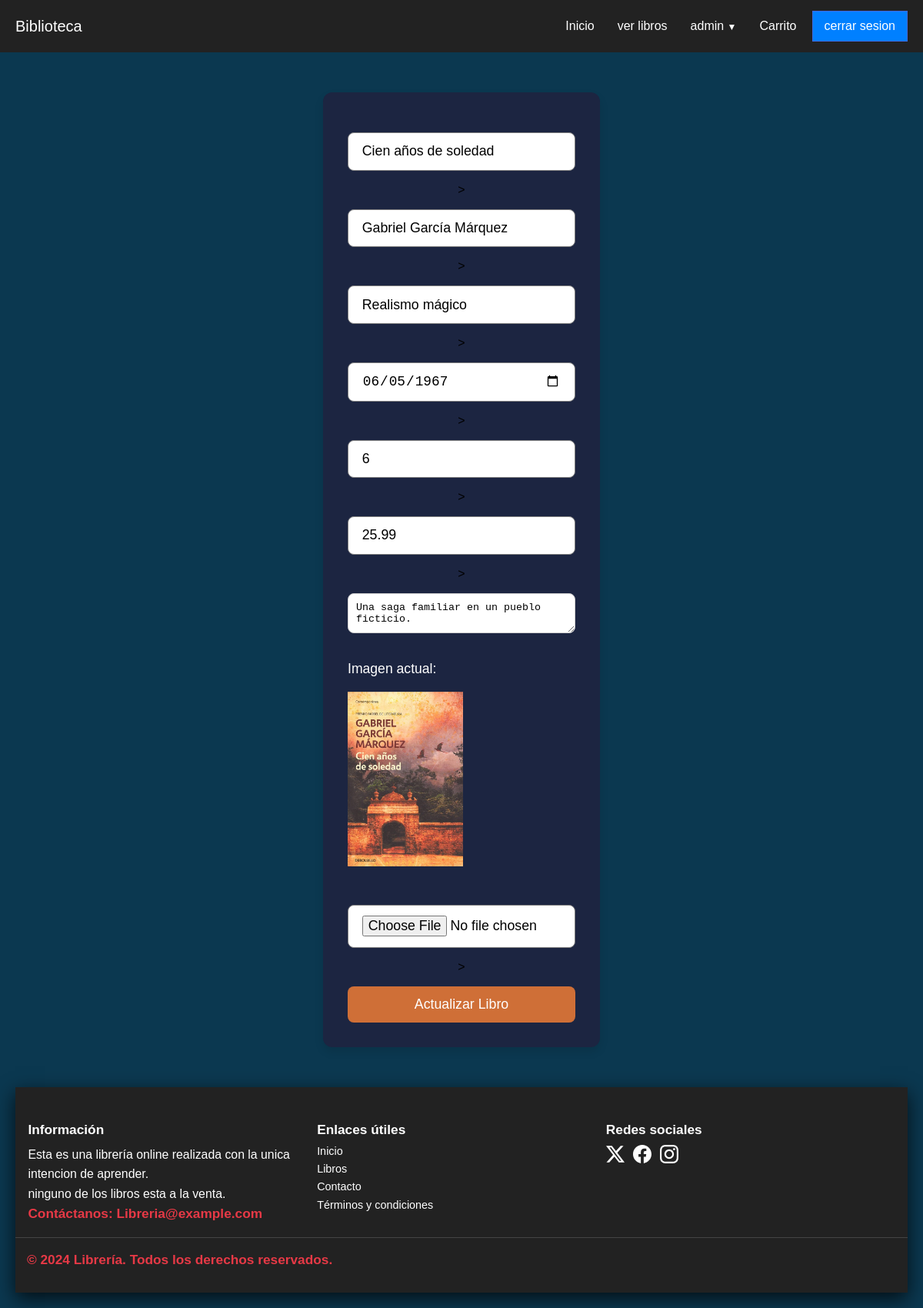
Page /editarlibro/2 (signed in) on the earlier database version.
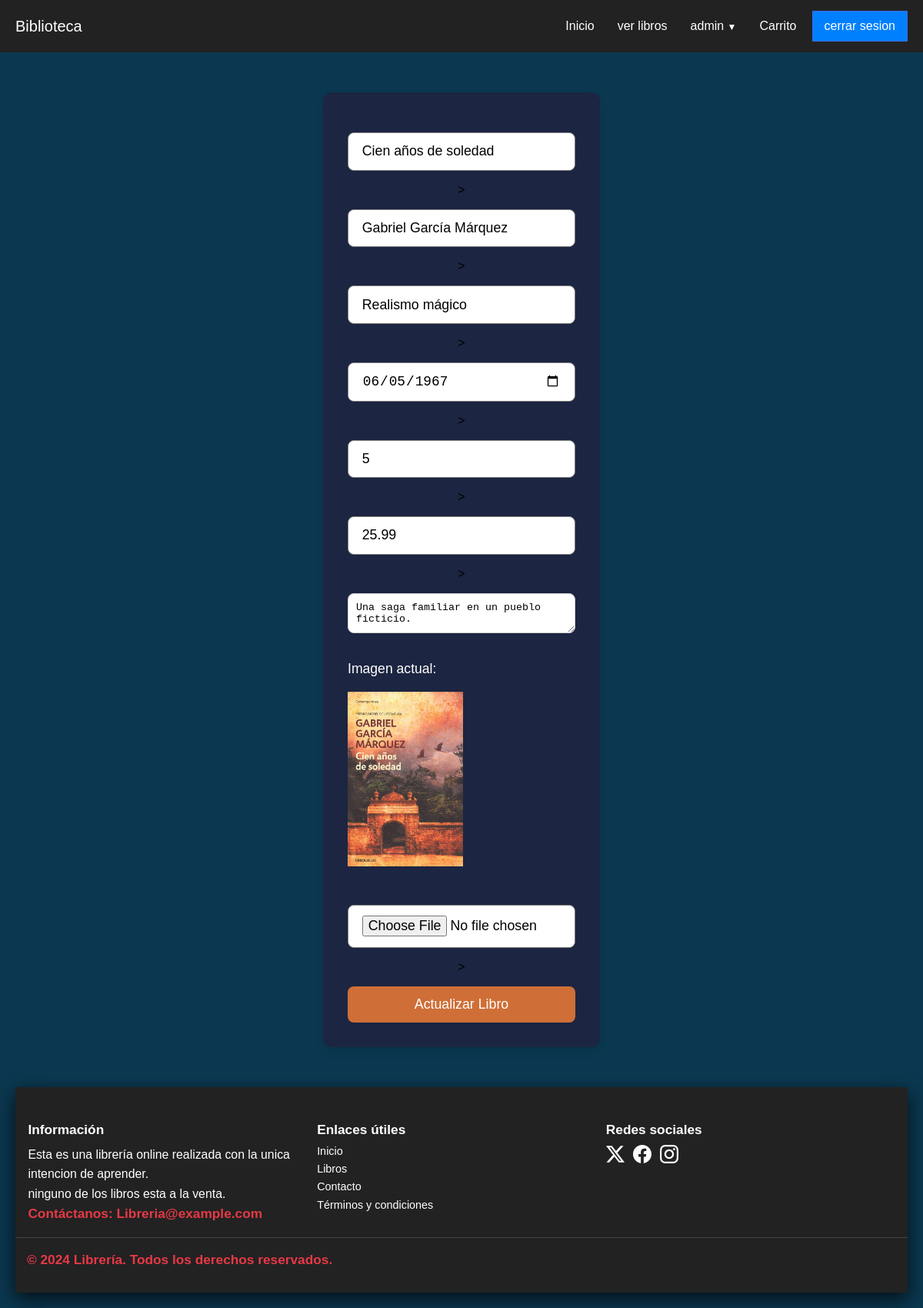
Same page on the later database version.
### models/controladordatabase.py (models this page shows, shortened)
class Libros(db.Model):
    __tablename__ = 'Libros'
    id = db.Column(db.Integer, primary_key=True)
    titulo = db.Column(db.String(100), nullable=False)
    autor = db.Column(db.String(100), nullable=False)
    genero = db.Column(db.String(100), nullable=False)
    descripcion = db.Column(db.Text, nullable=True)
    fecha_emision = db.Column(db.Text, nullable=False, default=date.today)
    stock = db.Column(db.Integer, nullable=False)
    precio = db.Column(db.Float, nullable=False)
    img = db.Column(db.String(200), nullable=True, default="sinimagen.jpg")
    prestamos = db.relationship('Prestamo', backref='libro', lazy=True)

### routes/libros.py (the view, shortened to what this page needs)
@libros.route('/editarlibro/<int:id>', methods=['POST', 'GET'])
@admin_required
def editarlibro(id):
    libro = Libros.query.get(id)
    return render_template('libros/editarlibro.html', libro=libro)

### routes/login.py (called while the page is built)
def admin_required(f):
    @wraps(f)
    def decorated_function(*args, **kwargs):
        if "nombre" not in session:
            flash("Acceso denegado: Debes iniciar sesión.")
            return redirect(url_for('user.index_login'))
        if session.get('rol') != 'admin':
            flash("Acceso denegado: Se requiere rol de administrador.")
            return redirect(url_for('libros.bienvenida'))
        return f(*args, **kwargs)
    return decorated_function

### templates/libros/editarlibro.html
{% extends 'layout.html' %}
{% block content %}
<main  class="login-container flexbox-col">
    <form action="{{ url_for('libros.editarlibro', id=libro.id) }}" method="post" enctype="multipart/form-data">
        <input type="text" name="nombre_libro" value="{{ libro.titulo }}" placeholder="Nombre del libro"class="input_field">><br>
        <input type="text" name="autor" value="{{ libro.autor }}" placeholder="Autor"class="input_field">><br>
        <input type="text" name="genero" value="{{ libro.genero }}" placeholder="Genero"class="input_field">><br>
        <input type="date" name="fecha_creacion" value="{{ libro.fecha_emision }}"class="input_field">><br>
        <input type="number" name="stock" value="{{ libro.stock }}" placeholder="Stock"class="input_field">><br>
        <input type="number" name="precio" value="{{ libro.precio }}" placeholder="Precio"class="input_field">><br>
        <textarea name="descripcion" style="border-radius: 8px;">{{ libro.descripcion }}</textarea>
        <p>Imagen actual:</p>
        <img src="{{ url_for('static', filename='img/' ~ libro.img) }}" alt="{{ libro.titulo }}" width="150px"><br>
        <input type="file" name="imagen"class="input_field">><br>
        <button type="submit"class="btm_log">Actualizar Libro</button>
    </form>
</main>
{% endblock %}

Differences in the rows shown:
changed Libros "Cien años de soledad": stock "6" → "5"
